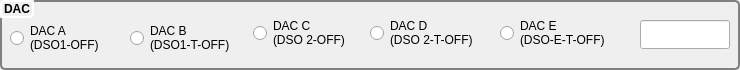
     <widget class="QGroupBox" name="m_tabDAC">
      <property name="geometry">
       <rect>
        <x>20</x>
        <y>456</y>
        <width>740</width>
        <height>70</height>
       </rect>
      </property>
      <property name="font">
       <font>
        <pointsize>-1</pointsize>
        <weight>75</weight>
        <italic>false</italic>
        <bold>true</bold>
       </font>
      </property>
      <property name="styleSheet">
       <string notr="true">QGroupBox {
   background-color: qlineargradient(x1: 0, y1: 0, x2: 0, y2: 1,
                                       stop: 0 #4a79b5, stop: 1 #0f0f0f);
/*                                       stop: 0 #3a5976, stop: 1 #000000);*/
     border: 2px solid gray;
     border-radius: 5px;
     margin-top: 1ex; /* leave space at the top for the title */
	 font:bold 12px;	
 }

 QGroupBox::title {
	border:2px solid white;
	border-radius:5px;
     subcontrol-origin: margin;
     subcontrol-position: top left; /* position at the top center */
     background-color: qlineargradient(x1: 0, y1: 0, x2: 0, y2: 1,
                                       stop: 0 #d8dff2, stop: 1 #FFFFFF);
 }
QLabel{
	color:white;
}</string>
      </property>
      <property name="title">
       <string>DAC</string>
      </property>
      <widget class="QRadioButton" name="m_rbDACA">
       <property name="geometry">
        <rect>
         <x>10</x>
         <y>23</y>
         <width>120</width>
         <height>30</height>
        </rect>
       </property>
       <property name="text">
        <string>DAC A
(DSO1-OFF)</string>
       </property>
      </widget>
      <widget class="QRadioButton" name="m_rbDACB">
       <property name="geometry">
        <rect>
         <x>130</x>
         <y>23</y>
         <width>130</width>
         <height>30</height>
        </rect>
       </property>
       <property name="text">
        <string>DAC B
(DSO1-T-OFF)</string>
       </property>
      </widget>
      <widget class="QRadioButton" name="m_rbDACC">
       <property name="geometry">
        <rect>
         <x>253</x>
         <y>13</y>
         <width>130</width>
         <height>40</height>
        </rect>
       </property>
       <property name="text">
        <string>DAC C
(DSO 2-OFF)</string>
       </property>
      </widget>
      <widget class="QRadioButton" name="m_rbDACD">
       <property name="geometry">
        <rect>
         <x>370</x>
         <y>13</y>
         <width>140</width>
         <height>40</height>
        </rect>
       </property>
       <property name="text">
        <string>DAC D
(DSO 2-T-OFF)</string>
       </property>
      </widget>
      <widget class="QRadioButton" name="m_rbDACE">
       <property name="geometry">
        <rect>
         <x>500</x>
         <y>13</y>
         <width>140</width>
         <height>40</height>
        </rect>
       </property>
       <property name="text">
        <string>DAC E
(DSO-E-T-OFF)</string>
       </property>
      </widget>
      <widget class="QLineEdit" name="m_leDACValue">
       <property name="geometry">
        <rect>
         <x>640</x>
         <y>20</y>
         <width>90</width>
         <height>29</height>
        </rect>
       </property>
       <property name="font">
        <font>
         <pointsize>-1</pointsize>
         <weight>75</weight>
         <italic>false</italic>
         <bold>true</bold>
        </font>
       </property>
       <property name="text">
        <string/>
       </property>
      </widget>
     </widget>
